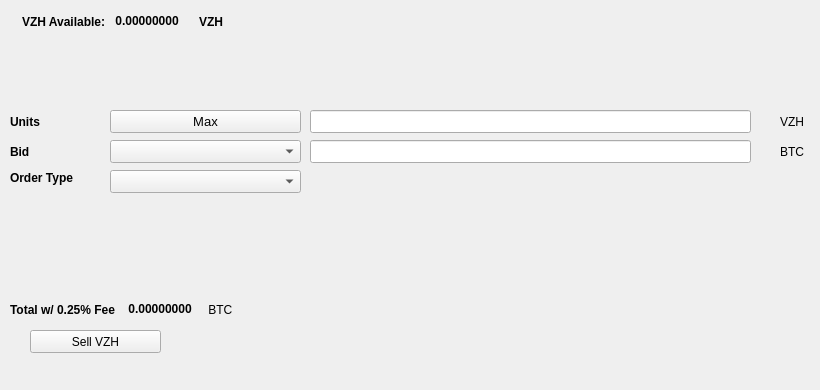
   <widget class="QWidget" name="SellTab">
    <attribute name="title">
     <string>Sell</string>
    </attribute>
    <widget class="QLabel" name="label_16">
     <property name="geometry">
      <rect>
       <x>780</x>
       <y>140</y>
       <width>31</width>
       <height>23</height>
      </rect>
     </property>
     <property name="text">
      <string>BTC</string>
     </property>
    </widget>
    <widget class="QComboBox" name="SellBidcomboBox">
     <property name="geometry">
      <rect>
       <x>110</x>
       <y>140</y>
       <width>191</width>
       <height>23</height>
      </rect>
     </property>
     <property name="font">
      <font>
       <pointsize>10</pointsize>
      </font>
     </property>
    </widget>
    <widget class="QLabel" name="label_18">
     <property name="geometry">
      <rect>
       <x>10</x>
       <y>110</y>
       <width>46</width>
       <height>23</height>
      </rect>
     </property>
     <property name="font">
      <font>
       <weight>75</weight>
       <bold>true</bold>
      </font>
     </property>
     <property name="text">
      <string>Units</string>
     </property>
    </widget>
    <widget class="QPushButton" name="Sell_Max_Amount">
     <property name="geometry">
      <rect>
       <x>110</x>
       <y>110</y>
       <width>191</width>
       <height>23</height>
      </rect>
     </property>
     <property name="font">
      <font>
       <pointsize>10</pointsize>
      </font>
     </property>
     <property name="text">
      <string>Max</string>
     </property>
    </widget>
    <widget class="QLabel" name="label_20">
     <property name="geometry">
      <rect>
       <x>10</x>
       <y>170</y>
       <width>91</width>
       <height>16</height>
      </rect>
     </property>
     <property name="font">
      <font>
       <weight>75</weight>
       <bold>true</bold>
      </font>
     </property>
     <property name="text">
      <string>Order Type</string>
     </property>
    </widget>
    <widget class="QComboBox" name="SellOrdertypeCombo">
     <property name="geometry">
      <rect>
       <x>110</x>
       <y>170</y>
       <width>191</width>
       <height>23</height>
      </rect>
     </property>
     <property name="font">
      <font>
       <pointsize>10</pointsize>
      </font>
     </property>
    </widget>
    <widget class="QLabel" name="label_21">
     <property name="geometry">
      <rect>
       <x>10</x>
       <y>140</y>
       <width>46</width>
       <height>23</height>
      </rect>
     </property>
     <property name="font">
      <font>
       <weight>75</weight>
       <bold>true</bold>
      </font>
     </property>
     <property name="text">
      <string>Bid</string>
     </property>
    </widget>
    <widget class="QLabel" name="label_22">
     <property name="geometry">
      <rect>
       <x>780</x>
       <y>110</y>
       <width>31</width>
       <height>23</height>
      </rect>
     </property>
     <property name="text">
      <string>VZH</string>
     </property>
    </widget>
    <widget class="QLineEdit" name="UnitsInputVSX">
     <property name="geometry">
      <rect>
       <x>310</x>
       <y>110</y>
       <width>441</width>
       <height>23</height>
      </rect>
     </property>
     <property name="font">
      <font>
       <pointsize>9</pointsize>
       <weight>75</weight>
       <bold>true</bold>
      </font>
     </property>
    </widget>
    <widget class="QLineEdit" name="SellBidPriceEdit">
     <property name="geometry">
      <rect>
       <x>310</x>
       <y>140</y>
       <width>441</width>
       <height>23</height>
      </rect>
     </property>
     <property name="font">
      <font>
       <pointsize>9</pointsize>
       <weight>75</weight>
       <bold>true</bold>
      </font>
     </property>
    </widget>
    <widget class="QPushButton" name="SellVSXBTN">
     <property name="geometry">
      <rect>
       <x>30</x>
       <y>330</y>
       <width>131</width>
       <height>23</height>
      </rect>
     </property>
     <property name="text">
      <string>Sell VZH</string>
     </property>
     <property name="icon">
      <iconset resource="../Vizeh">
       <normaloff>:/icons/bitcoin</normaloff>:/icons/bitcoin</iconset>
     </property>
    </widget>
    <widget class="QWidget" name="layoutWidget3">
     <property name="geometry">
      <rect>
       <x>22</x>
       <y>12</y>
       <width>258</width>
       <height>19</height>
      </rect>
     </property>
     <layout class="QHBoxLayout" name="horizontalLayout">
      <item>
       <widget class="QLabel" name="label232_2">
        <property name="font">
         <font>
          <weight>75</weight>
          <bold>true</bold>
         </font>
        </property>
        <property name="text">
         <string>VZH Available:</string>
        </property>
       </widget>
      </item>
      <item>
       <widget class="QLabel" name="VSXAvailableLabel">
        <property name="palette">
         <palette>
          <active>
           <colorrole role="WindowText">
            <brush brushstyle="SolidPattern">
             <color alpha="255">
              <red>0</red>
              <green>0</green>
              <blue>0</blue>
             </color>
            </brush>
           </colorrole>
           <colorrole role="Button">
            <brush brushstyle="SolidPattern">
             <color alpha="255">
              <red>0</red>
              <green>170</green>
              <blue>0</blue>
             </color>
            </brush>
           </colorrole>
           <colorrole role="Light">
            <brush brushstyle="SolidPattern">
             <color alpha="255">
              <red>0</red>
              <green>255</green>
              <blue>0</blue>
             </color>
            </brush>
           </colorrole>
           <colorrole role="Midlight">
            <brush brushstyle="SolidPattern">
             <color alpha="255">
              <red>0</red>
              <green>212</green>
              <blue>0</blue>
             </color>
            </brush>
           </colorrole>
           <colorrole role="Dark">
            <brush brushstyle="SolidPattern">
             <color alpha="255">
              <red>0</red>
              <green>85</green>
              <blue>0</blue>
             </color>
            </brush>
           </colorrole>
           <colorrole role="Mid">
            <brush brushstyle="SolidPattern">
             <color alpha="255">
              <red>0</red>
              <green>113</green>
              <blue>0</blue>
             </color>
            </brush>
           </colorrole>
           <colorrole role="Text">
            <brush brushstyle="SolidPattern">
             <color alpha="255">
              <red>0</red>
              <green>170</green>
              <blue>0</blue>
             </color>
            </brush>
           </colorrole>
           <colorrole role="BrightText">
            <brush brushstyle="SolidPattern">
             <color alpha="255">
              <red>255</red>
              <green>255</green>
              <blue>255</blue>
             </color>
            </brush>
           </colorrole>
           <colorrole role="ButtonText">
            <brush brushstyle="SolidPattern">
             <color alpha="255">
              <red>0</red>
              <green>0</green>
              <blue>0</blue>
             </color>
            </brush>
           </colorrole>
           <colorrole role="Base">
            <brush brushstyle="SolidPattern">
             <color alpha="255">
              <red>255</red>
              <green>255</green>
              <blue>255</blue>
             </color>
            </brush>
           </colorrole>
           <colorrole role="Window">
            <brush brushstyle="SolidPattern">
             <color alpha="255">
              <red>0</red>
              <green>170</green>
              <blue>0</blue>
             </color>
            </brush>
           </colorrole>
           <colorrole role="Shadow">
            <brush brushstyle="SolidPattern">
             <color alpha="255">
              <red>0</red>
              <green>0</green>
              <blue>0</blue>
             </color>
            </brush>
           </colorrole>
           <colorrole role="AlternateBase">
            <brush brushstyle="SolidPattern">
             <color alpha="255">
              <red>127</red>
              <green>212</green>
              <blue>127</blue>
             </color>
            </brush>
           </colorrole>
           <colorrole role="ToolTipBase">
            <brush brushstyle="SolidPattern">
             <color alpha="255">
              <red>255</red>
              <green>255</green>
              <blue>220</blue>
             </color>
            </brush>
           </colorrole>
           <colorrole role="ToolTipText">
            <brush brushstyle="SolidPattern">
             <color alpha="255">
              <red>0</red>
              <green>0</green>
              <blue>0</blue>
             </color>
            </brush>
           </colorrole>
          </active>
          <inactive>
           <colorrole role="WindowText">
            <brush brushstyle="SolidPattern">
             <color alpha="255">
              <red>0</red>
              <green>0</green>
              <blue>0</blue>
             </color>
            </brush>
           </colorrole>
           <colorrole role="Button">
            <brush brushstyle="SolidPattern">
             <color alpha="255">
              <red>0</red>
              <green>170</green>
              <blue>0</blue>
             </color>
            </brush>
           </colorrole>
           <colorrole role="Light">
            <brush brushstyle="SolidPattern">
             <color alpha="255">
              <red>0</red>
              <green>255</green>
              <blue>0</blue>
             </color>
            </brush>
           </colorrole>
           <colorrole role="Midlight">
            <brush brushstyle="SolidPattern">
             <color alpha="255">
              <red>0</red>
              <green>212</green>
              <blue>0</blue>
             </color>
            </brush>
           </colorrole>
           <colorrole role="Dark">
            <brush brushstyle="SolidPattern">
             <color alpha="255">
              <red>0</red>
              <green>85</green>
              <blue>0</blue>
             </color>
            </brush>
           </colorrole>
           <colorrole role="Mid">
            <brush brushstyle="SolidPattern">
             <color alpha="255">
              <red>0</red>
              <green>113</green>
              <blue>0</blue>
             </color>
            </brush>
           </colorrole>
           <colorrole role="Text">
            <brush brushstyle="SolidPattern">
             <color alpha="255">
              <red>0</red>
              <green>170</green>
              <blue>0</blue>
             </color>
            </brush>
           </colorrole>
           <colorrole role="BrightText">
            <brush brushstyle="SolidPattern">
             <color alpha="255">
              <red>255</red>
              <green>255</green>
              <blue>255</blue>
             </color>
            </brush>
           </colorrole>
           <colorrole role="ButtonText">
            <brush brushstyle="SolidPattern">
             <color alpha="255">
              <red>0</red>
              <green>0</green>
              <blue>0</blue>
             </color>
            </brush>
           </colorrole>
           <colorrole role="Base">
            <brush brushstyle="SolidPattern">
             <color alpha="255">
              <red>255</red>
              <green>255</green>
              <blue>255</blue>
             </color>
            </brush>
           </colorrole>
           <colorrole role="Window">
            <brush brushstyle="SolidPattern">
             <color alpha="255">
              <red>0</red>
              <green>170</green>
              <blue>0</blue>
             </color>
            </brush>
           </colorrole>
           <colorrole role="Shadow">
            <brush brushstyle="SolidPattern">
             <color alpha="255">
              <red>0</red>
              <green>0</green>
              <blue>0</blue>
             </color>
            </brush>
           </colorrole>
           <colorrole role="AlternateBase">
            <brush brushstyle="SolidPattern">
             <color alpha="255">
              <red>127</red>
              <green>212</green>
              <blue>127</blue>
             </color>
            </brush>
           </colorrole>
           <colorrole role="ToolTipBase">
            <brush brushstyle="SolidPattern">
             <color alpha="255">
              <red>255</red>
              <green>255</green>
              <blue>220</blue>
             </color>
            </brush>
           </colorrole>
           <colorrole role="ToolTipText">
            <brush brushstyle="SolidPattern">
             <color alpha="255">
              <red>0</red>
              <green>0</green>
              <blue>0</blue>
             </color>
            </brush>
           </colorrole>
          </inactive>
          <disabled>
           <colorrole role="WindowText">
            <brush brushstyle="SolidPattern">
             <color alpha="255">
              <red>0</red>
              <green>85</green>
              <blue>0</blue>
             </color>
            </brush>
           </colorrole>
           <colorrole role="Button">
            <brush brushstyle="SolidPattern">
             <color alpha="255">
              <red>0</red>
              <green>170</green>
              <blue>0</blue>
             </color>
            </brush>
           </colorrole>
           <colorrole role="Light">
            <brush brushstyle="SolidPattern">
             <color alpha="255">
              <red>0</red>
              <green>255</green>
              <blue>0</blue>
             </color>
            </brush>
           </colorrole>
           <colorrole role="Midlight">
            <brush brushstyle="SolidPattern">
             <color alpha="255">
              <red>0</red>
              <green>212</green>
              <blue>0</blue>
             </color>
            </brush>
           </colorrole>
           <colorrole role="Dark">
            <brush brushstyle="SolidPattern">
             <color alpha="255">
              <red>0</red>
              <green>85</green>
              <blue>0</blue>
             </color>
            </brush>
           </colorrole>
           <colorrole role="Mid">
            <brush brushstyle="SolidPattern">
             <color alpha="255">
              <red>0</red>
              <green>113</green>
              <blue>0</blue>
             </color>
            </brush>
           </colorrole>
           <colorrole role="Text">
            <brush brushstyle="SolidPattern">
             <color alpha="255">
              <red>0</red>
              <green>85</green>
              <blue>0</blue>
             </color>
            </brush>
           </colorrole>
           <colorrole role="BrightText">
            <brush brushstyle="SolidPattern">
             <color alpha="255">
              <red>255</red>
              <green>255</green>
              <blue>255</blue>
             </color>
            </brush>
           </colorrole>
           <colorrole role="ButtonText">
            <brush brushstyle="SolidPattern">
             <color alpha="255">
              <red>0</red>
              <green>85</green>
              <blue>0</blue>
             </color>
            </brush>
           </colorrole>
           <colorrole role="Base">
            <brush brushstyle="SolidPattern">
             <color alpha="255">
              <red>0</red>
              <green>170</green>
              <blue>0</blue>
             </color>
            </brush>
           </colorrole>
           <colorrole role="Window">
            <brush brushstyle="SolidPattern">
             <color alpha="255">
              <red>0</red>
              <green>170</green>
              <blue>0</blue>
             </color>
            </brush>
           </colorrole>
           <colorrole role="Shadow">
            <brush brushstyle="SolidPattern">
             <color alpha="255">
              <red>0</red>
              <green>0</green>
              <blue>0</blue>
             </color>
            </brush>
           </colorrole>
           <colorrole role="AlternateBase">
            <brush brushstyle="SolidPattern">
             <color alpha="255">
              <red>0</red>
              <green>170</green>
              <blue>0</blue>
             </color>
            </brush>
           </colorrole>
           <colorrole role="ToolTipBase">
            <brush brushstyle="SolidPattern">
             <color alpha="255">
              <red>255</red>
              <green>255</green>
              <blue>220</blue>
             </color>
            </brush>
           </colorrole>
           <colorrole role="ToolTipText">
            <brush brushstyle="SolidPattern">
             <color alpha="255">
              <red>0</red>
              <green>0</green>
              <blue>0</blue>
             </color>
            </brush>
           </colorrole>
          </disabled>
         </palette>
        </property>
        <property name="font">
         <font>
          <weight>75</weight>
          <bold>true</bold>
         </font>
        </property>
        <property name="text">
         <string> 0.00000000 </string>
        </property>
        <property name="textInteractionFlags">
         <set>Qt::LinksAccessibleByMouse|Qt::TextSelectableByKeyboard|Qt::TextSelectableByMouse</set>
        </property>
       </widget>
      </item>
      <item>
       <widget class="QLabel" name="labelVSX">
        <property name="font">
         <font>
          <weight>75</weight>
          <bold>true</bold>
         </font>
        </property>
        <property name="text">
         <string>VZH</string>
        </property>
       </widget>
      </item>
     </layout>
    </widget>
    <widget class="QWidget" name="layoutWidget">
     <property name="geometry">
      <rect>
       <x>10</x>
       <y>300</y>
       <width>268</width>
       <height>19</height>
      </rect>
     </property>
     <layout class="QHBoxLayout" name="horizontalLayout_2">
      <item>
       <widget class="QLabel" name="label_19">
        <property name="font">
         <font>
          <weight>75</weight>
          <bold>true</bold>
         </font>
        </property>
        <property name="text">
         <string>Total w/ 0.25% Fee </string>
        </property>
       </widget>
      </item>
      <item>
       <widget class="QLabel" name="SellCostLabel">
        <property name="palette">
         <palette>
          <active>
           <colorrole role="WindowText">
            <brush brushstyle="SolidPattern">
             <color alpha="255">
              <red>0</red>
              <green>0</green>
              <blue>0</blue>
             </color>
            </brush>
           </colorrole>
           <colorrole role="Button">
            <brush brushstyle="SolidPattern">
             <color alpha="255">
              <red>0</red>
              <green>170</green>
              <blue>0</blue>
             </color>
            </brush>
           </colorrole>
           <colorrole role="Light">
            <brush brushstyle="SolidPattern">
             <color alpha="255">
              <red>0</red>
              <green>255</green>
              <blue>0</blue>
             </color>
            </brush>
           </colorrole>
           <colorrole role="Midlight">
            <brush brushstyle="SolidPattern">
             <color alpha="255">
              <red>0</red>
              <green>212</green>
              <blue>0</blue>
             </color>
            </brush>
           </colorrole>
           <colorrole role="Dark">
            <brush brushstyle="SolidPattern">
             <color alpha="255">
              <red>0</red>
              <green>85</green>
              <blue>0</blue>
             </color>
            </brush>
           </colorrole>
           <colorrole role="Mid">
            <brush brushstyle="SolidPattern">
             <color alpha="255">
              <red>0</red>
              <green>113</green>
              <blue>0</blue>
             </color>
            </brush>
           </colorrole>
           <colorrole role="Text">
            <brush brushstyle="SolidPattern">
             <color alpha="255">
              <red>0</red>
              <green>170</green>
              <blue>0</blue>
             </color>
            </brush>
           </colorrole>
           <colorrole role="BrightText">
            <brush brushstyle="SolidPattern">
             <color alpha="255">
              <red>255</red>
              <green>255</green>
              <blue>255</blue>
             </color>
            </brush>
           </colorrole>
           <colorrole role="ButtonText">
            <brush brushstyle="SolidPattern">
             <color alpha="255">
              <red>0</red>
              <green>0</green>
              <blue>0</blue>
             </color>
            </brush>
           </colorrole>
           <colorrole role="Base">
            <brush brushstyle="SolidPattern">
             <color alpha="255">
              <red>255</red>
              <green>255</green>
              <blue>255</blue>
             </color>
            </brush>
           </colorrole>
           <colorrole role="Window">
            <brush brushstyle="SolidPattern">
             <color alpha="255">
              <red>0</red>
              <green>170</green>
              <blue>0</blue>
             </color>
            </brush>
           </colorrole>
           <colorrole role="Shadow">
            <brush brushstyle="SolidPattern">
             <color alpha="255">
              <red>0</red>
              <green>0</green>
              <blue>0</blue>
             </color>
            </brush>
           </colorrole>
           <colorrole role="AlternateBase">
            <brush brushstyle="SolidPattern">
             <color alpha="255">
              <red>127</red>
              <green>212</green>
              <blue>127</blue>
             </color>
            </brush>
           </colorrole>
           <colorrole role="ToolTipBase">
            <brush brushstyle="SolidPattern">
             <color alpha="255">
              <red>255</red>
              <green>255</green>
              <blue>220</blue>
             </color>
            </brush>
           </colorrole>
           <colorrole role="ToolTipText">
            <brush brushstyle="SolidPattern">
             <color alpha="255">
              <red>0</red>
              <green>0</green>
              <blue>0</blue>
             </color>
            </brush>
           </colorrole>
          </active>
          <inactive>
           <colorrole role="WindowText">
            <brush brushstyle="SolidPattern">
             <color alpha="255">
              <red>0</red>
              <green>0</green>
              <blue>0</blue>
             </color>
            </brush>
           </colorrole>
           <colorrole role="Button">
            <brush brushstyle="SolidPattern">
             <color alpha="255">
              <red>0</red>
              <green>170</green>
              <blue>0</blue>
             </color>
            </brush>
           </colorrole>
           <colorrole role="Light">
            <brush brushstyle="SolidPattern">
             <color alpha="255">
              <red>0</red>
              <green>255</green>
              <blue>0</blue>
             </color>
            </brush>
           </colorrole>
           <colorrole role="Midlight">
            <brush brushstyle="SolidPattern">
             <color alpha="255">
              <red>0</red>
              <green>212</green>
              <blue>0</blue>
             </color>
            </brush>
           </colorrole>
           <colorrole role="Dark">
            <brush brushstyle="SolidPattern">
             <color alpha="255">
              <red>0</red>
              <green>85</green>
              <blue>0</blue>
             </color>
            </brush>
           </colorrole>
           <colorrole role="Mid">
            <brush brushstyle="SolidPattern">
             <color alpha="255">
              <red>0</red>
              <green>113</green>
              <blue>0</blue>
             </color>
            </brush>
           </colorrole>
           <colorrole role="Text">
            <brush brushstyle="SolidPattern">
             <color alpha="255">
              <red>0</red>
              <green>170</green>
              <blue>0</blue>
             </color>
            </brush>
           </colorrole>
           <colorrole role="BrightText">
            <brush brushstyle="SolidPattern">
             <color alpha="255">
              <red>255</red>
              <green>255</green>
              <blue>255</blue>
             </color>
            </brush>
           </colorrole>
           <colorrole role="ButtonText">
            <brush brushstyle="SolidPattern">
             <color alpha="255">
              <red>0</red>
              <green>0</green>
              <blue>0</blue>
             </color>
            </brush>
           </colorrole>
           <colorrole role="Base">
            <brush brushstyle="SolidPattern">
             <color alpha="255">
              <red>255</red>
              <green>255</green>
              <blue>255</blue>
             </color>
            </brush>
           </colorrole>
           <colorrole role="Window">
            <brush brushstyle="SolidPattern">
             <color alpha="255">
              <red>0</red>
              <green>170</green>
              <blue>0</blue>
             </color>
            </brush>
           </colorrole>
           <colorrole role="Shadow">
            <brush brushstyle="SolidPattern">
             <color alpha="255">
              <red>0</red>
              <green>0</green>
              <blue>0</blue>
             </color>
            </brush>
           </colorrole>
           <colorrole role="AlternateBase">
            <brush brushstyle="SolidPattern">
             <color alpha="255">
              <red>127</red>
              <green>212</green>
              <blue>127</blue>
             </color>
            </brush>
           </colorrole>
           <colorrole role="ToolTipBase">
            <brush brushstyle="SolidPattern">
             <color alpha="255">
              <red>255</red>
              <green>255</green>
              <blue>220</blue>
             </color>
            </brush>
           </colorrole>
           <colorrole role="ToolTipText">
            <brush brushstyle="SolidPattern">
             <color alpha="255">
              <red>0</red>
              <green>0</green>
              <blue>0</blue>
             </color>
            </brush>
           </colorrole>
          </inactive>
          <disabled>
           <colorrole role="WindowText">
            <brush brushstyle="SolidPattern">
             <color alpha="255">
              <red>0</red>
              <green>85</green>
              <blue>0</blue>
             </color>
            </brush>
           </colorrole>
           <colorrole role="Button">
            <brush brushstyle="SolidPattern">
             <color alpha="255">
              <red>0</red>
              <green>170</green>
              <blue>0</blue>
             </color>
            </brush>
           </colorrole>
           <colorrole role="Light">
            <brush brushstyle="SolidPattern">
             <color alpha="255">
              <red>0</red>
              <green>255</green>
              <blue>0</blue>
             </color>
            </brush>
           </colorrole>
           <colorrole role="Midlight">
            <brush brushstyle="SolidPattern">
             <color alpha="255">
              <red>0</red>
              <green>212</green>
              <blue>0</blue>
             </color>
            </brush>
           </colorrole>
           <colorrole role="Dark">
            <brush brushstyle="SolidPattern">
             <color alpha="255">
              <red>0</red>
              <green>85</green>
              <blue>0</blue>
             </color>
            </brush>
           </colorrole>
           <colorrole role="Mid">
            <brush brushstyle="SolidPattern">
             <color alpha="255">
              <red>0</red>
              <green>113</green>
              <blue>0</blue>
             </color>
            </brush>
           </colorrole>
           <colorrole role="Text">
            <brush brushstyle="SolidPattern">
             <color alpha="255">
              <red>0</red>
              <green>85</green>
              <blue>0</blue>
             </color>
            </brush>
           </colorrole>
           <colorrole role="BrightText">
            <brush brushstyle="SolidPattern">
             <color alpha="255">
              <red>255</red>
              <green>255</green>
              <blue>255</blue>
             </color>
            </brush>
           </colorrole>
           <colorrole role="ButtonText">
            <brush brushstyle="SolidPattern">
             <color alpha="255">
              <red>0</red>
              <green>85</green>
              <blue>0</blue>
             </color>
            </brush>
           </colorrole>
           <colorrole role="Base">
            <brush brushstyle="SolidPattern">
             <color alpha="255">
              <red>0</red>
              <green>170</green>
              <blue>0</blue>
             </color>
            </brush>
           </colorrole>
           <colorrole role="Window">
            <brush brushstyle="SolidPattern">
             <color alpha="255">
              <red>0</red>
              <green>170</green>
              <blue>0</blue>
             </color>
            </brush>
           </colorrole>
           <colorrole role="Shadow">
            <brush brushstyle="SolidPattern">
             <color alpha="255">
              <red>0</red>
              <green>0</green>
              <blue>0</blue>
             </color>
            </brush>
           </colorrole>
           <colorrole role="AlternateBase">
            <brush brushstyle="SolidPattern">
             <color alpha="255">
              <red>0</red>
              <green>170</green>
              <blue>0</blue>
             </color>
            </brush>
           </colorrole>
           <colorrole role="ToolTipBase">
            <brush brushstyle="SolidPattern">
             <color alpha="255">
              <red>255</red>
              <green>255</green>
              <blue>220</blue>
             </color>
            </brush>
           </colorrole>
           <colorrole role="ToolTipText">
            <brush brushstyle="SolidPattern">
             <color alpha="255">
              <red>0</red>
              <green>0</green>
              <blue>0</blue>
             </color>
            </brush>
           </colorrole>
          </disabled>
         </palette>
        </property>
        <property name="font">
         <font>
          <weight>75</weight>
          <bold>true</bold>
         </font>
        </property>
        <property name="autoFillBackground">
         <bool>false</bool>
        </property>
        <property name="text">
         <string> 0.00000000</string>
        </property>
        <property name="textInteractionFlags">
         <set>Qt::LinksAccessibleByMouse|Qt::TextSelectableByMouse</set>
        </property>
       </widget>
      </item>
      <item>
       <widget class="QLabel" name="label_17">
        <property name="font">
         <font>
          <weight>50</weight>
          <bold>false</bold>
         </font>
        </property>
        <property name="text">
         <string> BTC</string>
        </property>
       </widget>
      </item>
     </layout>
    </widget>
    <widget class="QLabel" name="label_23">
     <property name="geometry">
      <rect>
       <x>460</x>
       <y>300</y>
       <width>281</width>
       <height>81</height>
      </rect>
     </property>
     <property name="text">
      <string/>
     </property>
     <property name="pixmap">
      <pixmap>:/images/bittrex</pixmap>
     </property>
    </widget>
   </widget>
